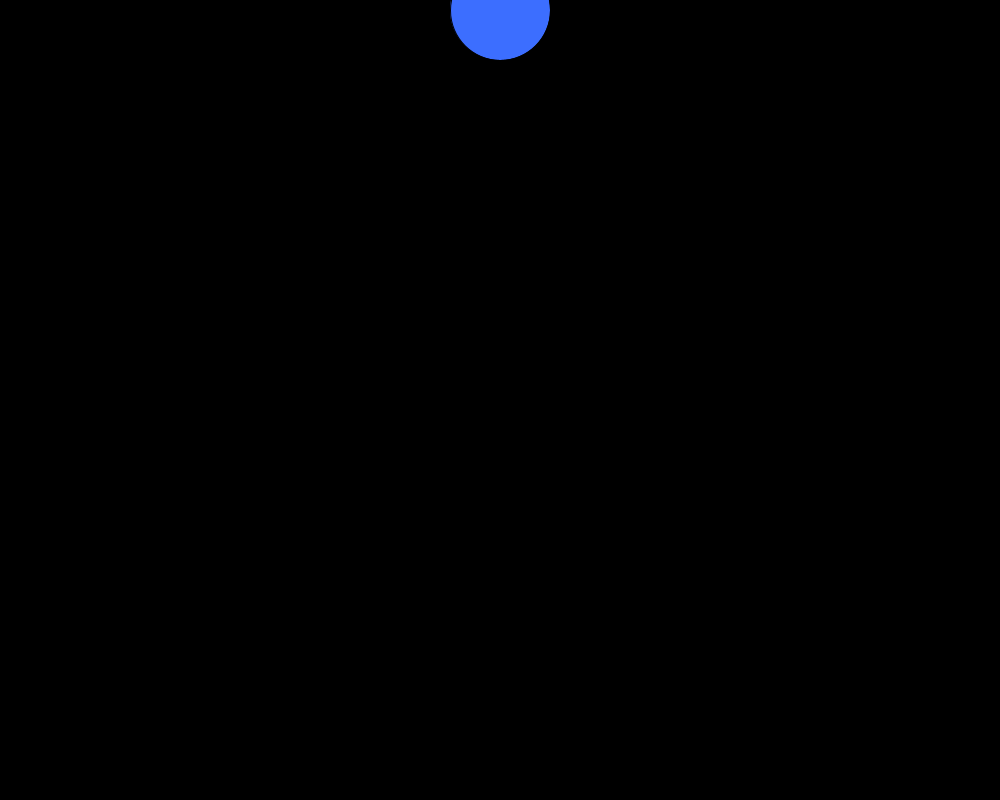
Frame 1 (no input)
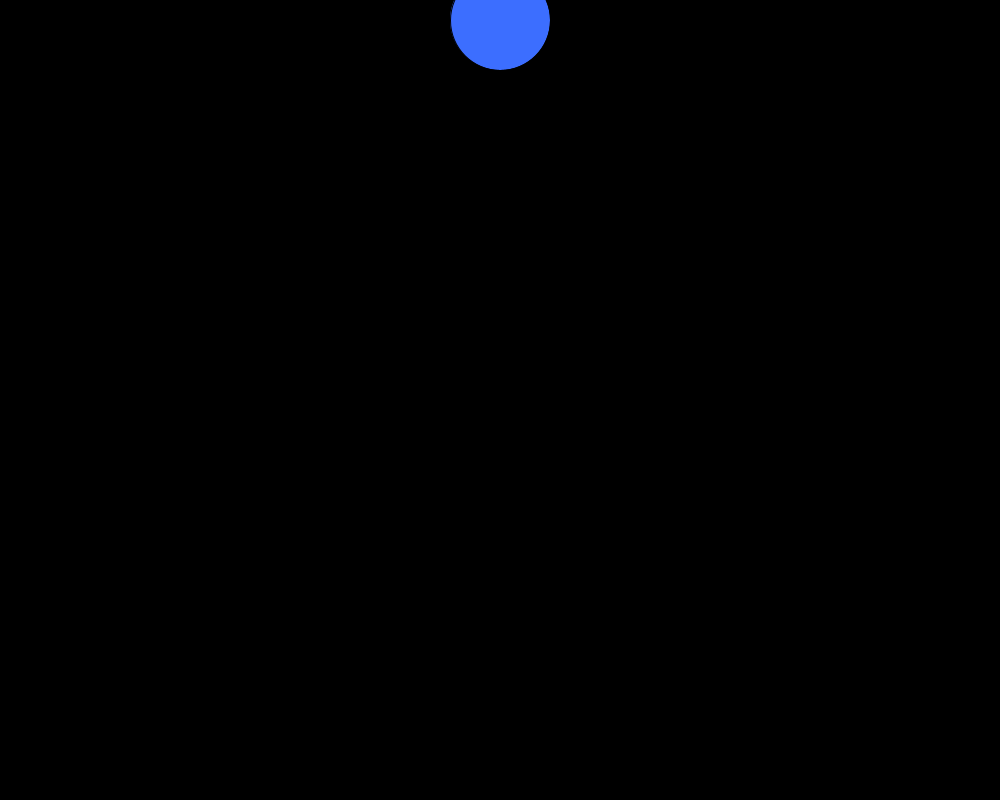
Frame 60 (the mouse pressed at the canvas centre just before this capture)
Frame 120 (the mouse held since frame 60 and released just before this capture): identical to frame 60, image omitted

The Processing sketch that drew these frames (run headless with seeded random() and noise(); from frame 60 on, the mouse is pressed at the canvas centre):

// Processing sketch: Ejercicio2
// ── Ejercicio2.pde
Gravity aux;
PVector p;

void setup(){
  size(1000, 800);
  
  aux=new Gravity();
  p=new PVector(0,10);
}

void draw(){
  background(0);
  
  aux.display();
  aux.applyForce(p);
  aux.mover();
  aux.rebote();
  
}


// ── Gravity.pde
class Gravity{
  PVector pos;
  PVector mov;
  PVector acc;
  int topspeed=20, size, aux=1;
  
  Gravity(){
    pos=new PVector(width/2, 10);
    mov=new PVector(0,10);
    acc=new PVector(0,0);
    
    size=100;
  }
  
  void display(){
    fill(60, 110, 255);
    ellipse(pos.x, pos.y, size, size);
  }
  
  void mover(){
    if(aux>0){
     pos.add(mov);
   }else{
     pos.sub(mov);
   }
  }
  
  void rebote(){
    if(pos.y>width){
      aux*=-1;
    }
    if(pos.y<width){
      aux*=-1;
    }
  }
  
  void applyForce(PVector force){
    acc=force;
  }
  
}
